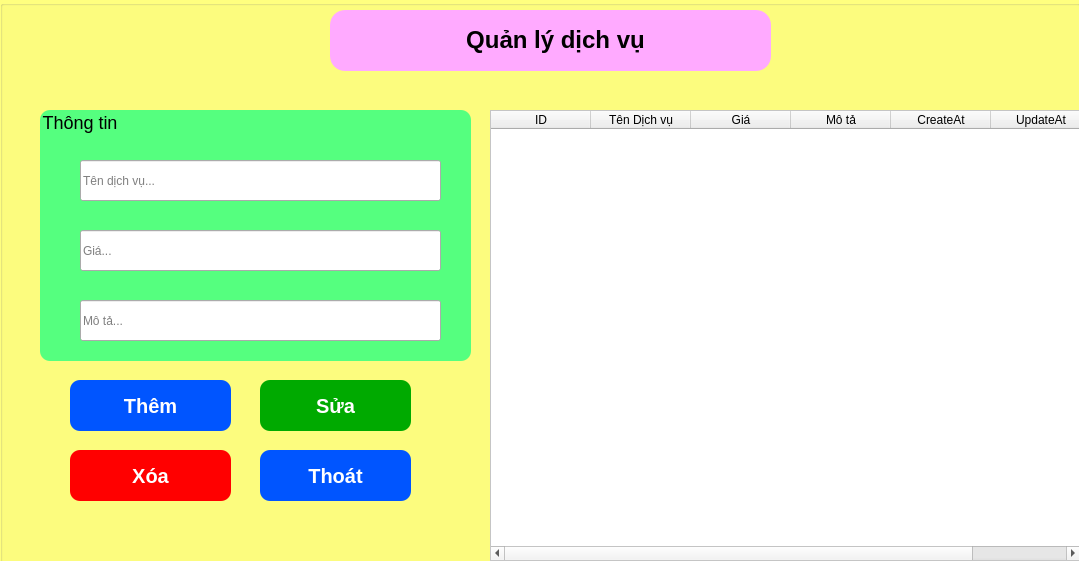
<?xml version="1.0" encoding="UTF-8"?>
<ui version="4.0">
 <class>MainWindow</class>
 <widget class="QMainWindow" name="MainWindow">
  <property name="geometry">
   <rect>
    <x>0</x>
    <y>0</y>
    <width>1079</width>
    <height>561</height>
   </rect>
  </property>
  <property name="windowTitle">
   <string>Sử dụng dịch vụ</string>
  </property>
  <widget class="QWidget" name="centralwidget">
   <widget class="QGroupBox" name="groupBox">
    <property name="geometry">
     <rect>
      <x>0</x>
      <y>0</y>
      <width>1081</width>
      <height>721</height>
     </rect>
    </property>
    <property name="styleSheet">
     <string notr="true">QGroupBox{
	background-color:rgb(255, 255, 127);
}</string>
    </property>
    <property name="title">
     <string/>
    </property>
    <widget class="QGroupBox" name="groupBox_2">
     <property name="geometry">
      <rect>
       <x>330</x>
       <y>10</y>
       <width>441</width>
       <height>61</height>
      </rect>
     </property>
     <property name="styleSheet">
      <string notr="true">QGroupBox{
	background-color:rgb(255, 170, 255);
	border-radius: 15px;
}</string>
     </property>
     <property name="title">
      <string/>
     </property>
     <widget class="QLabel" name="label_3">
      <property name="geometry">
       <rect>
        <x>0</x>
        <y>0</y>
        <width>451</width>
        <height>61</height>
       </rect>
      </property>
      <property name="text">
       <string>&lt;html&gt;&lt;head/&gt;&lt;body&gt;&lt;p align=&quot;center&quot;&gt;&lt;span style=&quot; font-size:18pt; font-weight:600;&quot;&gt;Quản lý dịch vụ&lt;/span&gt;&lt;/p&gt;&lt;/body&gt;&lt;/html&gt;</string>
      </property>
     </widget>
    </widget>
    <widget class="QGroupBox" name="groupBox_3">
     <property name="geometry">
      <rect>
       <x>40</x>
       <y>110</y>
       <width>431</width>
       <height>251</height>
      </rect>
     </property>
     <property name="styleSheet">
      <string notr="true">QGroupBox{
	background-color:rgb(85, 255, 127);
	font-size:18px;
	border-radius:10px;
}</string>
     </property>
     <property name="title">
      <string>Thông tin</string>
     </property>
     <widget class="QLineEdit" name="txtMoTa">
      <property name="geometry">
       <rect>
        <x>40</x>
        <y>190</y>
        <width>361</width>
        <height>41</height>
       </rect>
      </property>
      <property name="styleSheet">
       <string notr="true">font: 14pt &quot;MS Shell Dlg 2&quot;;</string>
      </property>
      <property name="placeholderText">
       <string>Mô tả...</string>
      </property>
     </widget>
     <widget class="QLineEdit" name="txtTenDichVu">
      <property name="geometry">
       <rect>
        <x>40</x>
        <y>50</y>
        <width>361</width>
        <height>41</height>
       </rect>
      </property>
      <property name="styleSheet">
       <string notr="true">font: 14pt &quot;MS Shell Dlg 2&quot;;</string>
      </property>
      <property name="text">
       <string/>
      </property>
      <property name="placeholderText">
       <string>Tên dịch vụ...</string>
      </property>
     </widget>
     <widget class="QLineEdit" name="txtGia">
      <property name="geometry">
       <rect>
        <x>40</x>
        <y>120</y>
        <width>361</width>
        <height>41</height>
       </rect>
      </property>
      <property name="styleSheet">
       <string notr="true">font: 14pt &quot;MS Shell Dlg 2&quot;;</string>
      </property>
      <property name="placeholderText">
       <string>Giá...</string>
      </property>
     </widget>
    </widget>
    <widget class="QPushButton" name="btnThem">
     <property name="geometry">
      <rect>
       <x>70</x>
       <y>380</y>
       <width>161</width>
       <height>51</height>
      </rect>
     </property>
     <property name="styleSheet">
      <string notr="true">QPushButton{
	font-size: 20px;
    border-radius: 10px;
	background-color: rgb(0, 85, 255);
	color:rgb(255, 255, 255);
	font-weight: bold;
}
QPushButton:hover{
	background-color: rgb(0, 170, 255);
	cursor: pointer;
}</string>
     </property>
     <property name="text">
      <string>Thêm</string>
     </property>
    </widget>
    <widget class="QPushButton" name="btnSua">
     <property name="geometry">
      <rect>
       <x>260</x>
       <y>380</y>
       <width>151</width>
       <height>51</height>
      </rect>
     </property>
     <property name="styleSheet">
      <string notr="true">QPushButton{
	font-size: 20px;
    border-radius: 10px;
	background-color: rgb(0, 170, 0);
	color:rgb(255, 255, 255);
	font-weight: bold;
}
QPushButton:hover{
	background-color:rgb(0, 255, 127);
	cursor: pointer;
}</string>
     </property>
     <property name="text">
      <string>Sửa</string>
     </property>
    </widget>
    <widget class="QPushButton" name="btnXoa">
     <property name="geometry">
      <rect>
       <x>70</x>
       <y>450</y>
       <width>161</width>
       <height>51</height>
      </rect>
     </property>
     <property name="styleSheet">
      <string notr="true">QPushButton{
	font-size: 20px;
    border-radius: 10px;
	background-color: rgb(255, 0, 0);
	color:rgb(255, 255, 255);
	font-weight: bold;
}
QPushButton:hover{
	background-color: rgb(255, 84, 84);
	cursor: pointer;
}</string>
     </property>
     <property name="text">
      <string>Xóa</string>
     </property>
    </widget>
    <widget class="QPushButton" name="btnThoat">
     <property name="geometry">
      <rect>
       <x>260</x>
       <y>450</y>
       <width>151</width>
       <height>51</height>
      </rect>
     </property>
     <property name="styleSheet">
      <string notr="true">QPushButton{
	font-size: 20px;
    border-radius: 10px;
	background-color: rgb(0, 85, 255);
	color:rgb(255, 255, 255);
	font-weight: bold;
}
QPushButton:hover{
	background-color: rgb(0, 170, 255);
	cursor: pointer;
}</string>
     </property>
     <property name="text">
      <string>Thoát</string>
     </property>
    </widget>
    <widget class="QTableWidget" name="tableWidget">
     <property name="geometry">
      <rect>
       <x>490</x>
       <y>110</y>
       <width>591</width>
       <height>451</height>
      </rect>
     </property>
     <property name="styleSheet">
      <string notr="true">QTableWidget{
	color:rgb(0, 0, 0)
	font: 14pt &quot;MS Shell Dlg 2&quot;;
	Background-color:rgb(255, 255, 255)
}</string>
     </property>
     <property name="rowCount">
      <number>0</number>
     </property>
     <column>
      <property name="text">
       <string>ID</string>
      </property>
     </column>
     <column>
      <property name="text">
       <string>Tên Dịch vụ</string>
      </property>
     </column>
     <column>
      <property name="text">
       <string>Giá</string>
      </property>
     </column>
     <column>
      <property name="text">
       <string>Mô tả</string>
      </property>
     </column>
     <column>
      <property name="text">
       <string>CreateAt</string>
      </property>
     </column>
     <column>
      <property name="text">
       <string>UpdateAt</string>
      </property>
     </column>
    </widget>
   </widget>
  </widget>
 </widget>
 <resources/>
 <connections/>
</ui>
